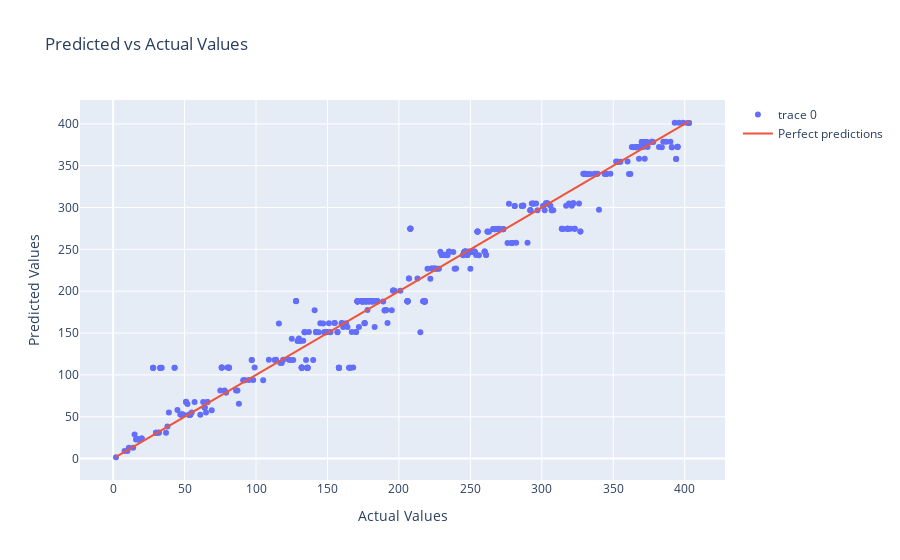
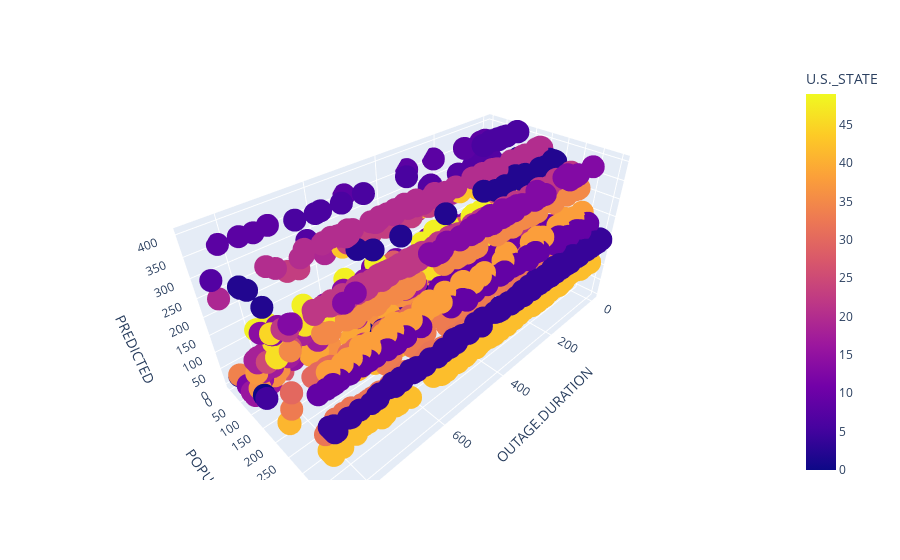

The notebook cell these images were saved under, in order:
### Markdown cell above
## Model Predictions and Visualization
In this section, we use the best model from the grid search to make predictions and visualize the results.

## 1. Predicted vs Actual Values
We first use the best model to make predictions on the test set. We then create a scatter plot of the predicted values versus the actual values. This plot helps us understand how well our model’s predictions align with the actual values. Each point represents an instance in the test set. The closer a point is to the line of perfect predictions (where the predicted value is equal to the actual value), the more accurate the prediction.

As we can see, simply by using US States and OUTAGE DURATION, we could closely approximate the number of residential customers affected. 

## 2. 3D Scatter Plot of Predictions
Next, we use the best model to make predictions on the entire dataset. We then create a 3D scatter plot with OUTAGE.DURATION and POPULATION as the x and y axes, and the predicted RES.CUST.PCT as the z-axis. The points are colored by U.S._STATE. This plot helps us visualize the relationship between the features and the predicted target variable in three dimensions. It can be especially useful when dealing with multiple features, as it allows us to explore potential interactions and patterns in the data.

### Code cell
import plotly.graph_objects as go
import plotly.express as px

# Use the best model to make predictions on the test set
y_pred = grid_search.predict(X_test)

# Create a scatter plot of predicted vs actual values
fig = go.Figure(data=go.Scatter(x=y_test, y=y_pred, mode='markers'))

# Add a line for perfect predictions
fig.add_trace(go.Scatter(x=y_test, y=y_test, mode='lines', name='Perfect predictions'))

# Add title and labels
fig.update_layout(title='Predicted vs Actual Values',
                  xaxis_title='Actual Values',
                  yaxis_title='Predicted Values')

# Show the plot
fig.show()

# Use the best model to make predictions
ploted_outage = processed_outage.copy()
ploted_outage['PREDICTED'] = grid_search.predict(ploted_outage[['U.S._STATE', 'OUTAGE.DURATION']])

# Create a 3D scatter plot
fig = px.scatter_3d(ploted_outage, x='OUTAGE.DURATION', y='POPULATION', z='PREDICTED', color='U.S._STATE')
fig.show()

### Figure 1 — Plotly figure (JSON) as saved in the notebook; plotly's stock layout.template omitted (floating-point values rounded to 4 significant figures; data arrays with more than 128 entries replaced by an {"elided": "..."} marker saying what was removed)
{"data": [{"mode": "markers", "type": "scatter", "x": {"elided": "461 int values"}, "y": {"elided": "461 float values"}}, {"mode": "lines", "name": "Perfect predictions", "type": "scatter", "x": {"elided": "461 int values"}, "y": {"elided": "461 int values"}}], "layout": {"title": {"text": "Predicted vs Actual Values"}, "xaxis": {"title": {"text": "Actual Values"}}, "yaxis": {"title": {"text": "Predicted Values"}}}}

### Figure 2 — Plotly figure (JSON) as saved in the notebook; plotly's stock layout.template omitted (floating-point values rounded to 4 significant figures; data arrays with more than 128 entries replaced by an {"elided": "..."} marker saying what was removed)
{"data": [{"hovertemplate": "OUTAGE.DURATION=%{x}<br>POPULATION=%{y}<br>PREDICTED=%{z}<br>U.S._STATE=%{marker.color}<extra></extra>", "legendgroup": "", "marker": {"color": {"elided": "1534 int values"}, "coloraxis": "coloraxis", "symbol": "circle"}, "mode": "markers", "name": "", "scene": "scene", "showlegend": false, "type": "scatter3d", "x": {"elided": "1534 int values"}, "y": {"elided": "1534 int values"}, "z": {"elided": "1534 float values"}}], "layout": {"coloraxis": {"colorbar": {"title": {"text": "U.S._STATE"}}, "colorscale": [[0, "#0d0887"], [0.1111, "#46039f"], [0.2222, "#7201a8"], [0.3333, "#9c179e"], [0.4444, "#bd3786"], [0.5556, "#d8576b"], [0.6667, "#ed7953"], [0.7778, "#fb9f3a"], [0.8889, "#fdca26"], [1, "#f0f921"]]}, "legend": {"tracegroupgap": 0}, "margin": {"t": 60}, "scene": {"domain": {"x": [0, 1], "y": [0, 1]}, "xaxis": {"title": {"text": "OUTAGE.DURATION"}}, "yaxis": {"title": {"text": "POPULATION"}}, "zaxis": {"title": {"text": "PREDICTED"}}}}}
